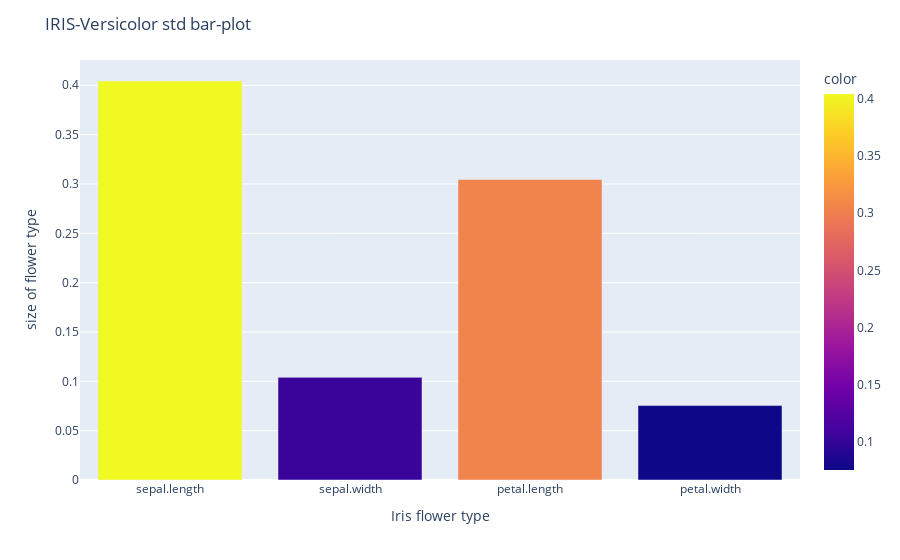

The cell this chart's notebook holds for it:
### Code cell
fig = px.bar(x = df2.columns[:-1], y = df2.var(), color = df2.var())
fig.update_layout(
    title='IRIS-Versicolor std bar-plot',
    xaxis_title='Iris flower type',
    yaxis_title='size of flower type'
)
fig.show()

### Figure 1 — Plotly figure (JSON) as saved in the notebook; plotly's stock layout.template omitted (floating-point values rounded to 4 significant figures)
{"data": [{"alignmentgroup": "True", "hovertemplate": "x=%{x}<br>y=%{y}<br>color=%{marker.color}<extra></extra>", "legendgroup": "", "marker": {"color": [0.4043, 0.104, 0.3046, 0.07543], "coloraxis": "coloraxis", "pattern": {"shape": ""}}, "name": "", "offsetgroup": "", "orientation": "v", "showlegend": false, "textposition": "auto", "type": "bar", "x": ["sepal.length", "sepal.width", "petal.length", "petal.width"], "xaxis": "x", "y": [0.4043, 0.104, 0.3046, 0.07543], "yaxis": "y"}], "layout": {"barmode": "relative", "coloraxis": {"colorbar": {"title": {"text": "color"}}, "colorscale": [[0, "#0d0887"], [0.1111, "#46039f"], [0.2222, "#7201a8"], [0.3333, "#9c179e"], [0.4444, "#bd3786"], [0.5556, "#d8576b"], [0.6667, "#ed7953"], [0.7778, "#fb9f3a"], [0.8889, "#fdca26"], [1, "#f0f921"]]}, "legend": {"tracegroupgap": 0}, "margin": {"t": 60}, "title": {"text": "IRIS-Versicolor std bar-plot"}, "xaxis": {"anchor": "y", "domain": [0, 1], "title": {"text": "Iris flower type"}}, "yaxis": {"anchor": "x", "domain": [0, 1], "title": {"text": "size of flower type"}}}}
